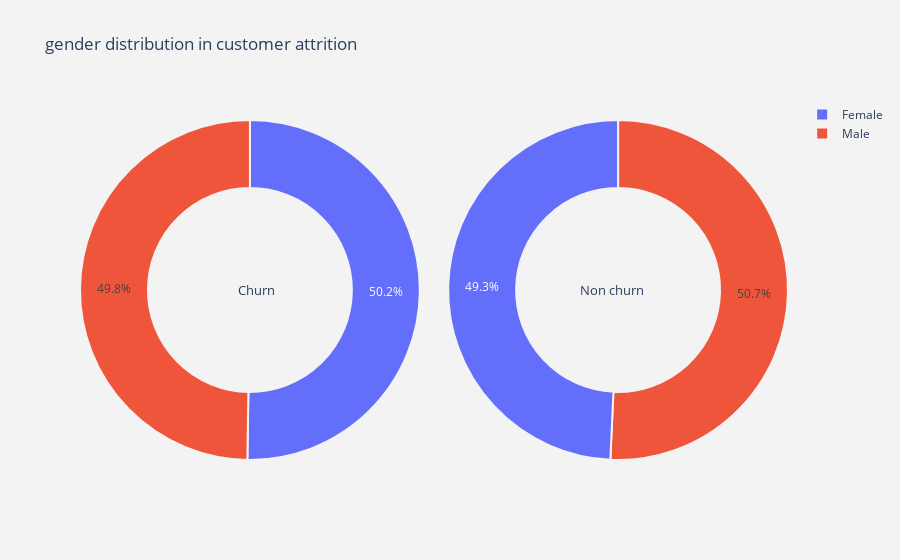

The cell this chart's notebook holds for it:
### Markdown cell above
## 3.2.1 Gender

- About half of the customers in our data set are male while the other half are female
- Gender is not an indicative of churn.

### Code cell
plot_pie("gender")

### Figure 1 — Plotly figure (JSON) as saved in the notebook; plotly's stock layout.template omitted (floating-point values rounded to 4 significant figures)
{"data": [{"domain": {"x": [0, 0.48]}, "hole": 0.6, "hoverinfo": "label+percent+name", "labels": ["Female", "Male"], "marker": {"line": {"color": "rgb(243,243,243)", "width": 2}}, "name": "Churn Customers", "type": "pie", "values": [939, 930]}, {"domain": {"x": [0.52, 1]}, "hole": 0.6, "hoverinfo": "label+percent+name", "labels": ["Male", "Female"], "marker": {"line": {"color": "rgb(243,243,243)", "width": 2}}, "name": "Non churn Customers", "type": "pie", "values": [2619, 2544]}], "layout": {"annotations": [{"font": {"size": 13}, "showarrow": false, "text": "Churn", "x": 0.22, "y": 0.5}, {"font": {"size": 13}, "showarrow": false, "text": "Non churn", "x": 0.8, "y": 0.5}], "paper_bgcolor": "rgb(243,243,243)", "plot_bgcolor": "rgb(243,243,243)", "title": {"text": "gender distribution in customer attrition "}}}
